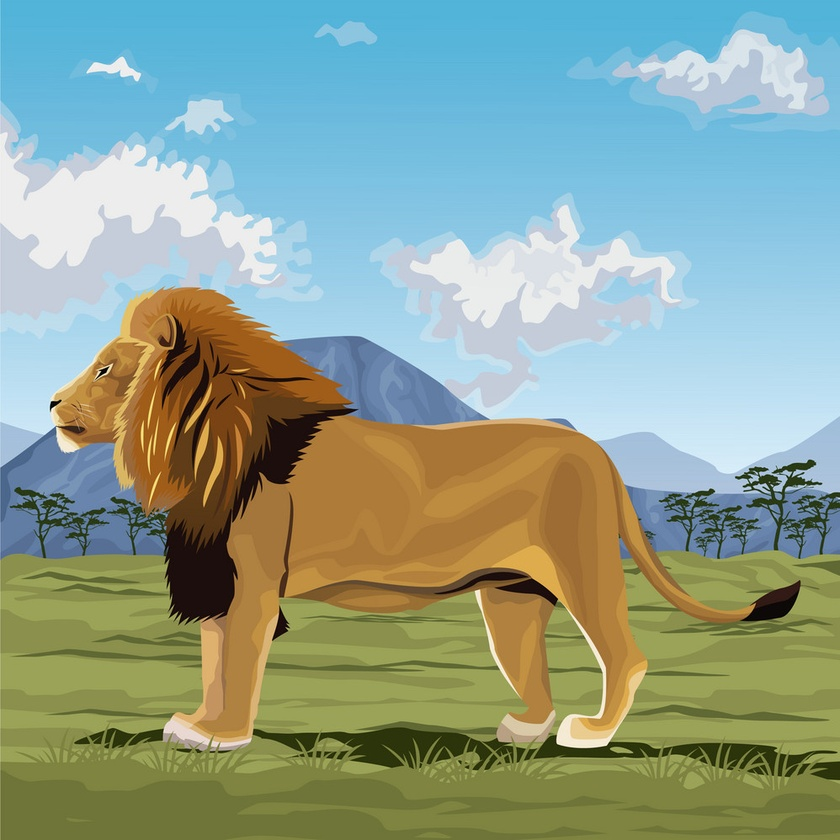
#> input picture lion.jpg, 840 x 840 px, shrunk from 998 x 998 before the run
$ python solution_file_ar.py --image lion.jpg
#> lines starting #> are read from the running program, lines starting #| are printed output that depends on the picture
#> in main, image is the input picture: shape (840, 840, 3); mean R, G, B 142.4, 161.4, 145.5
#!/usr/bin/env python3
# -*- coding: utf-8 -*-
"""
Created on Tue Aug  6 11:35:02 2019

@author: jnikhil
required packages numpy, cv2, scipy, sklearn, kneed, matplotlib

"""
import numpy as np
import cv2
import matplotlib.pyplot as plt
from scipy import ndimage
from sklearn.cluster import KMeans
from kneed import KneeLocator
import argparse
import sys

class Segment_Class:


    '''
    This is class with methods for segmenting the image using k means clustering method
    It clusters, or partitions the image into k-clusters or parts based on the k-centroid
    This class two methods kmeans and object_exctraction

    kmeans:
           input paras:image
           returns: (M,N,3) clusted ouput array and (M,N) labeled array

    object_exctraction:
           input paras:i(M,N,3) image, (M,N) labeled array and label to be extracted
           returns: (M,N,3) array with values corresponding to given label
    '''

    def __init__(self,clusters=4):
        #number of clusters default is 4
        self.clusters = clusters

    def kmeans(self,image):
        picture = cv2.GaussianBlur(image,(3,3),0)      # filter size
        picture = picture.astype(int)
        picture_n = picture.reshape(picture.shape[0]*picture.shape[1], picture.shape[2])

        kmeans = KMeans(n_clusters=self.clusters, random_state=0).fit(picture_n)
        labels = kmeans.predict(picture_n)
        seg_pic = kmeans.cluster_centers_[kmeans.labels_]
        cluster_pic = seg_pic.reshape(picture.shape[0], picture.shape[1], picture.shape[2])
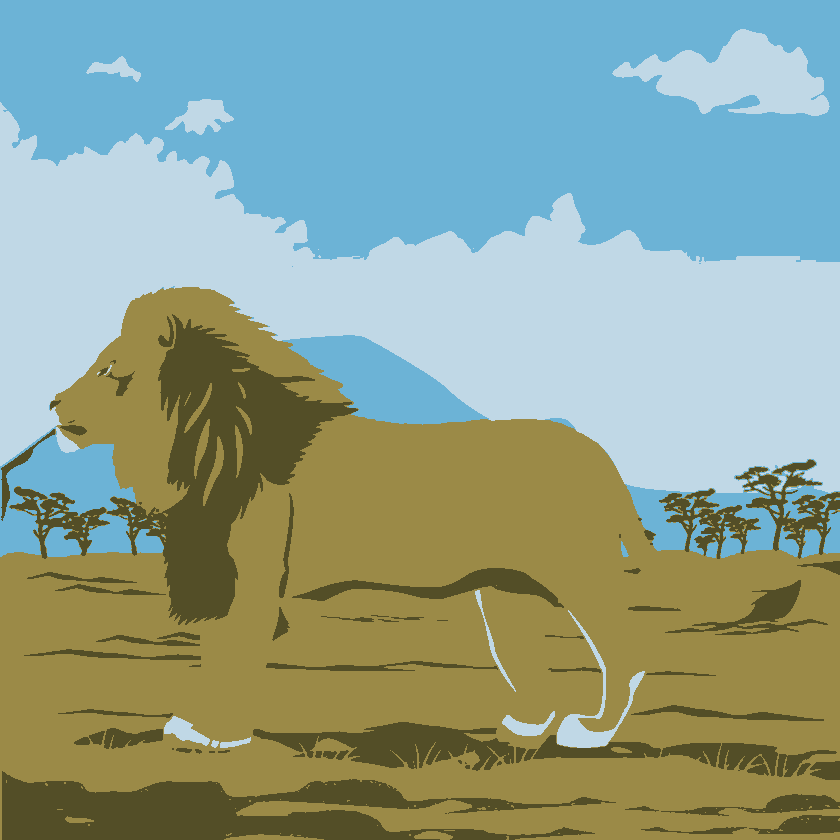
#> cluster_pic: shape (840, 840, 3) float64; mean R, G, B 142.5, 161.5, 145.6
        cluster_pic = cluster_pic.astype(int)
        labels_pic = labels.reshape(picture.shape[0], picture.shape[1])
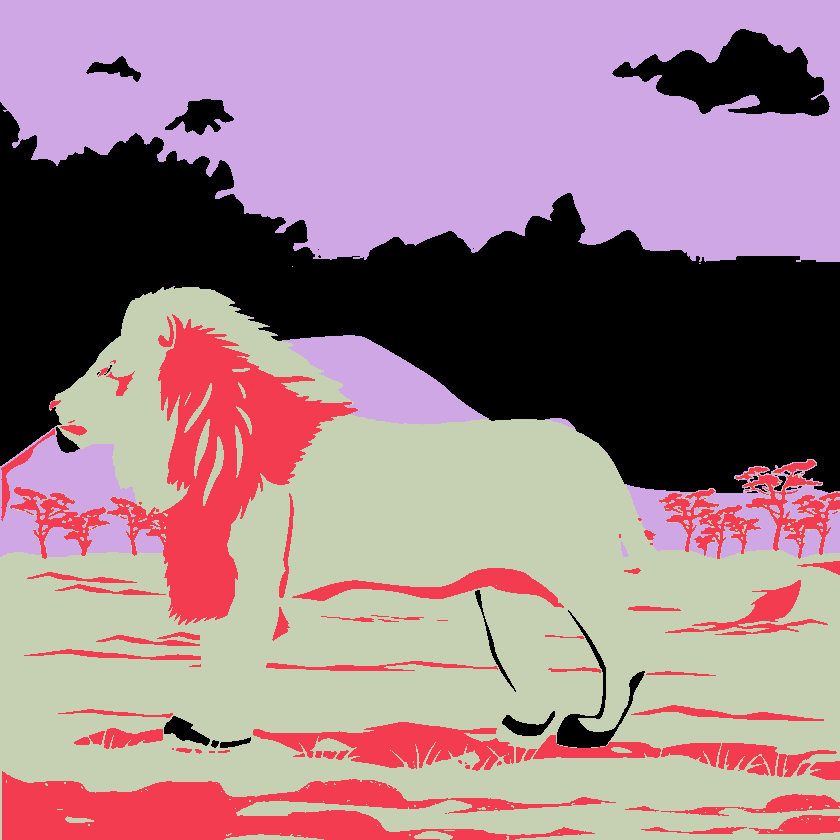
#> labels_pic: shape (840, 840) int32; 4 distinct labels, from 0 to 3; one colour per label, 0 black

        return (cluster_pic,labels_pic)

    def object_exctraction(self,image,label_pic,label):
        output_pic = np.zeros(image.shape,np.uint8)

        output_pic[label_pic==label] = image[label_pic==label]

        return output_pic

def main():

    image = plt.imread(path)
    picture_n = image.reshape(image.shape[0]*image.shape[1], image.shape[2])

    s2=Segment_Class(K)        # number of clusters K
    seg_img,label_img = s2.kmeans(image)

    print("\nQuantized/ Segmented Image:\n")
    seg_img=seg_img.astype(np.uint8)
    print("\nClose the figure to proceed\n")
    plt.imshow(seg_img)
    plt.show()

    # Command Line Input from users
    char = (input('\n\nDo you want view segmented image for specific label (Y/N):'))
#> the answer given: y

    while((char != 'N')):

        if (char == 'Y'):
            print("Enter the specific label from 0 to " + str(K-1) + ":")
            L = int(input(''))

            if (0 <=L and L< K):
                output_img = s2.object_exctraction(image,label_img,label=L)
                output_img=output_img.astype(np.uint8)
                print("\nClose the figure to proceed\n")
                plt.imshow(output_img)
                #plt.figure(figsize=(10,8))
                plt.show()

            else:
                print("You have entered wrong label")

            char = input('Do you want to view for another label (Y/N): ')

        else:
#> (the run stopped early here; a loop or call above may not have finished)
